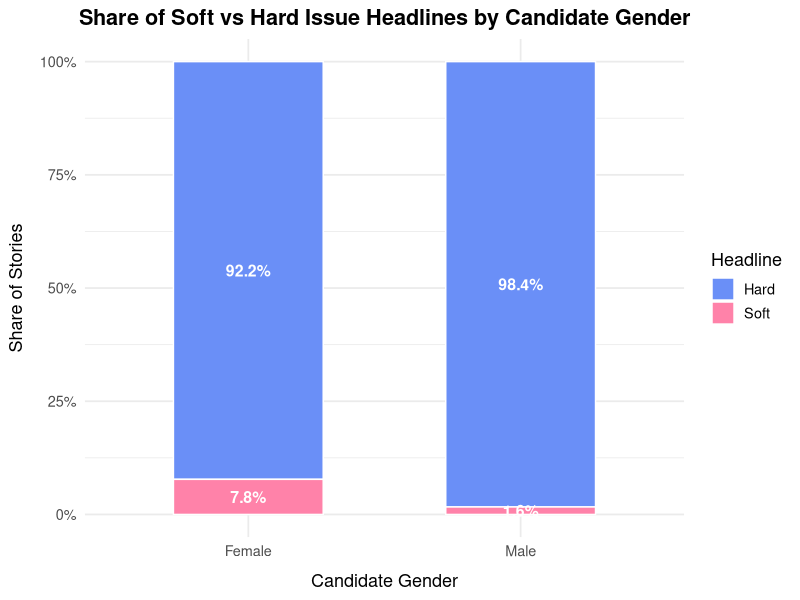
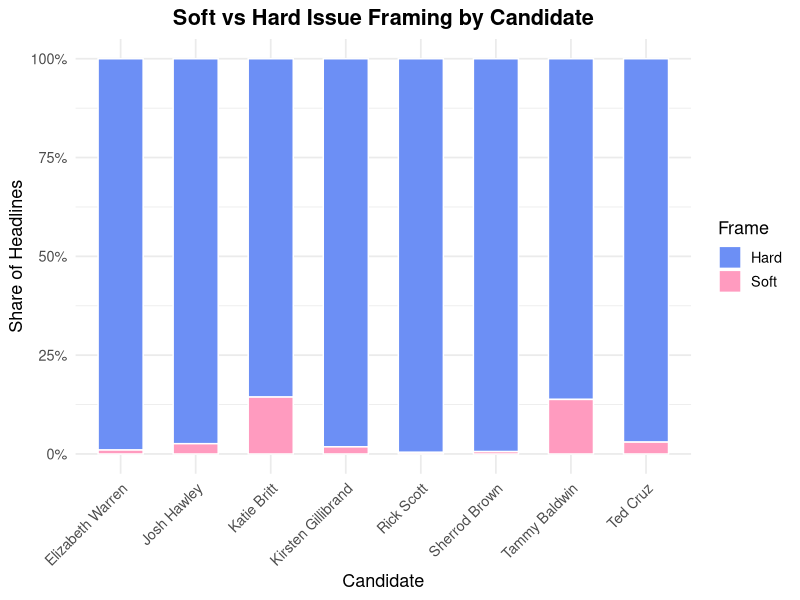
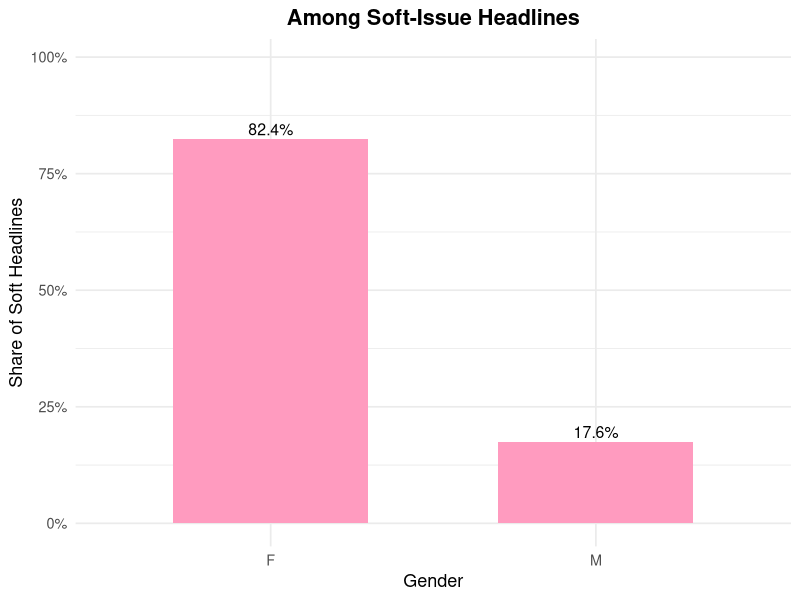
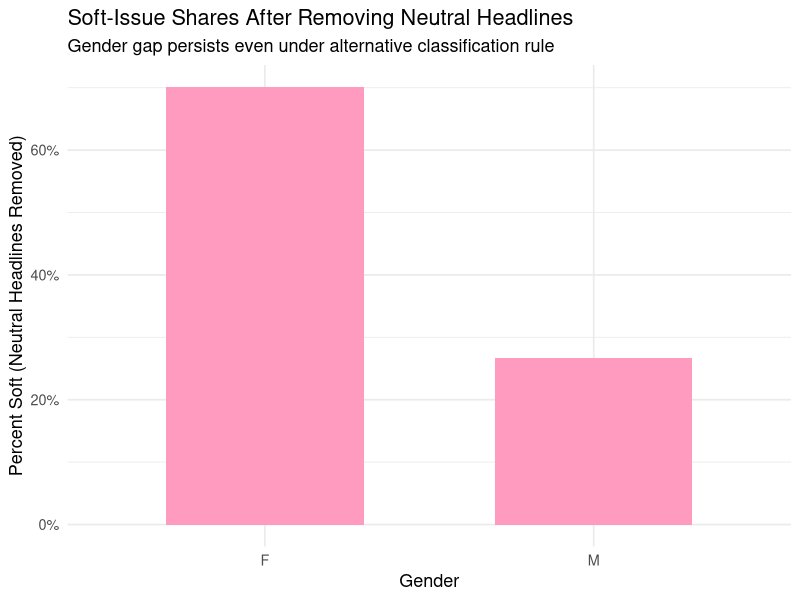

The R source for these figures, in order:
## ---- chunk 1
knitr::opts_chunk$set(echo = TRUE)
## ---- chunk 2
library(dplyr)
library(ggplot2)
library(scales)
library(tidyverse)
stories <- read_csv("../data_clean/mediacloud_stories_2024_candidates_new.csv")
## ---- chunk 3
#The soft vs. hard issue dictionaries reflect a standard distinction in the political communication literature between "soft news" (social welfare, education, health, family) and "hard news" (economy, crime, defense, immigration, foreign policy). These domains map onto stereotypically "feminine" and "masculine" issue areas discussed in prior research on gendered media coverage.

soft_terms <- c(
  "education", "school", "schools", "teacher", "teachers",
  "childcare", "children", "families", "family",
  "health", "healthcare", "medicaid", "medicare",
  "abortion", "reproductive", "maternity",
  "welfare", "food assistance", "snap"
)

hard_terms <- c(
  "economy", "economic", "inflation", "jobs", "tax", "taxes",
  "budget", "deficit",
  "defense", "military", "border", "immigration",
  "crime", "policing", "police",
  "terrorism", "foreign policy"
)
## ---- chunk 4
normalize_text <- function(x) {
  x %>%
    str_replace_all("\\s+", " ") %>%
    str_squish() %>%
    str_to_lower()
}

count_hits <- function(text, terms) {
  pattern <- str_c("\\b(", str_c(terms, collapse = "|"), ")\\b")
  str_count(text, regex(pattern, ignore_case = TRUE))
}

scored <- stories %>%
  mutate(
    title_clean = normalize_text(title),
    soft_hits   = count_hits(title_clean, soft_terms),
    hard_hits   = count_hits(title_clean, hard_terms)
  )

## ---- chunk 5
viz_data <- scored %>%
  mutate(frame_simple = ifelse(soft_hits > hard_hits, "Soft", "Hard")) %>%
  group_by(gender, frame_simple) %>%
  summarise(n = n(), .groups = "drop") %>%
  group_by(gender) %>%
  mutate(
    pct = n / sum(n),
    pct_label = percent(pct, accuracy = 0.1),
    gender_label = ifelse(gender == "F", "Female", "Male")
  )

ggplot(viz_data, aes(x = gender_label, y = pct, fill = frame_simple)) +

  geom_col(width = 0.55, color = "white") +
  geom_text(
    aes(label = pct_label),
    position = position_stack(vjust = 0.5),
    color = "white",
    size = 4,
    fontface = "bold"
  ) +
  scale_fill_manual(
    values = c(
      "Soft" = "#FF82A9",   # pink
      "Hard" = "#6A8FF7"    # blue
    )
  ) +
  
  scale_y_continuous(labels = percent_format()) +
  
  labs(
    title = "Share of Soft vs Hard Issue Headlines by Candidate Gender",
    x = "Candidate Gender",
    y = "Share of Stories",
    fill = "Headline"
  ) +
  
  theme_minimal(base_size = 13) +
  theme(
    plot.title = element_text(face = "bold", hjust = 0.5),
    legend.position = "right",
    axis.title.x = element_text(margin = margin(t = 10)),
    axis.title.y = element_text(margin = margin(r = 10))
  )
## ---- chunk 6
candidate_frames <- scored %>%
  mutate(frame_simple = ifelse(soft_hits > hard_hits, "Soft", "Hard")) %>%
  group_by(candidate, gender, frame_simple) %>%
  summarise(n = n(), .groups = "drop") %>%
  group_by(candidate) %>%
  mutate(pct = n / sum(n))

ggplot(candidate_frames,
       aes(x = reorder(candidate, pct),
           y = pct,
           fill = frame_simple)) +
  geom_col(position = "fill", width = 0.6, color = "white") +
  scale_y_continuous(labels = percent) +
  scale_fill_manual(values = c("Soft"="#FF9BBF", "Hard"="#6C8FF5")) +
  labs(
    title = "Soft vs Hard Issue Framing by Candidate",
    x = "Candidate",
    y = "Share of Headlines",
    fill = "Frame"
  ) +
  theme_minimal(base_size = 13) +
  theme(
    axis.text.x = element_text(angle = 45, hjust = 1),
    plot.title = element_text(face="bold", hjust=0.5)
  )

## ---- chunk 7
soft_only <- scored %>%
  mutate(frame_simple = ifelse(soft_hits > hard_hits, "Soft", "Hard")) %>%
  filter(frame_simple == "Soft") %>%
  count(gender) %>%
  mutate(pct = n / sum(n))
ggplot(soft_only,
       aes(x = gender, y = pct, fill = gender)) +
  geom_col(width = 0.6) +
  geom_text(aes(label = percent(pct, 0.1)),
            vjust = -0.3, size = 4) +
  scale_y_continuous(labels = percent,
                     limits = c(0, max(soft_only$pct) * 1.2)) +
  scale_fill_manual(values = c("F"="#FF9BBF", "M"="#FF9BBF")) +
  labs(
    title = "Among Soft-Issue Headlines",
    x = "Gender",
    y = "Share of Soft Headlines"
  ) +
  theme_minimal(base_size = 13) +
  theme(
    legend.position = "none",
    plot.title = element_text(face="bold", hjust=0.5)
  )

## ---- chunk 8
# Example soft headlines for Kirsten Gillibrand

gillibrand_soft <- scored %>%
filter(candidate == "Kirsten Gillibrand",
soft_hits > hard_hits) %>%
select(title) %>%
slice_head(n = 3)

# Example soft headlines for Ted Cruz

cruz_soft <- scored %>%
filter(candidate == "Ted Cruz",
soft_hits > hard_hits) %>%
select(title) %>%
slice_head(n = 3)

gillibrand_soft
cruz_soft

## ---- chunk 9
robust_stories <- scored %>%
  mutate(frame_simple = ifelse(soft_hits > hard_hits, "Soft", "Hard"))
robust_stories <- robust_stories %>%
  mutate(
    neutral_indicator = ifelse(soft_hits == hard_hits, 1, 0),
    soft_rc = ifelse(neutral_indicator == 1, NA, frame_simple == "Soft")# remove neutrals
  )

soft_share_gender_rc <- robust_stories %>%
  filter(!is.na(soft_rc)) %>%
  group_by(gender) %>%
  summarize(
    soft_pct_rc = mean(soft_rc, na.rm = TRUE)
  )


ggplot(soft_share_gender_rc, aes(x = gender, y = soft_pct_rc, fill = gender)) +
  geom_col(width = 0.6) +
  scale_y_continuous(labels = scales::percent_format(accuracy = 1)) +
  scale_fill_manual(values = c("F" = "#FF9BBF", "M" = "#FF9BBF")) +
  labs(
    title = "Soft-Issue Shares After Removing Neutral Headlines",
    subtitle = "Gender gap persists even under alternative classification rule",
    x = "Gender",
    y = "Percent Soft (Neutral Headlines Removed)"
  ) +
  theme_minimal(base_size = 13) +
  theme(legend.position = "none")


## ---- chunk 10
## Appendix B. Robustness Check: Sensitivity to Keyword Choice

# Alternative dictionaries
soft_terms_drop <- c(
  "education", "school", "schools", "teacher", "teachers",
  "childcare", "children", "families", "family",
  "health", "healthcare", "medicaid", "medicare"
)

soft_terms_expand <- c(
  soft_terms,
  "parent", "parents", "mother", "father", "mom", "dad",
  "care", "caregiving"
)

# Recalculate hits for alternative dictionaries
scored_kw_robust <- stories %>%
  mutate(
    title_clean = normalize_text(title),
    soft_drop_hits   = count_hits(title_clean, soft_terms_drop),
    soft_expand_hits = count_hits(title_clean, soft_terms_expand),
    hard_hits        = count_hits(title_clean, hard_terms),
    soft_drop_ind    = ifelse(soft_drop_hits > hard_hits, 1, 0),
    soft_expand_ind  = ifelse(soft_expand_hits > hard_hits, 1, 0)
  )

# 1) Main dictionary summary (uses `scored`, where soft_hits exists)
main_summary <- scored %>%
  mutate(soft_main_ind = soft_hits > hard_hits) %>%
  group_by(gender) %>%
  summarise(
    soft_main_pct = mean(soft_main_ind),
    .groups = "drop"
  )

# 2) Alternative dictionaries summary (uses `scored_kw_robust`)
alt_summary <- scored_kw_robust %>%
  group_by(gender) %>%
  summarise(
    soft_drop_pct   = mean(soft_drop_ind),
    soft_expand_pct = mean(soft_expand_ind),
    .groups = "drop"
  )

# 3) Combine into a single table
kw_summary <- main_summary %>%
  left_join(alt_summary, by = "gender")

kw_summary


